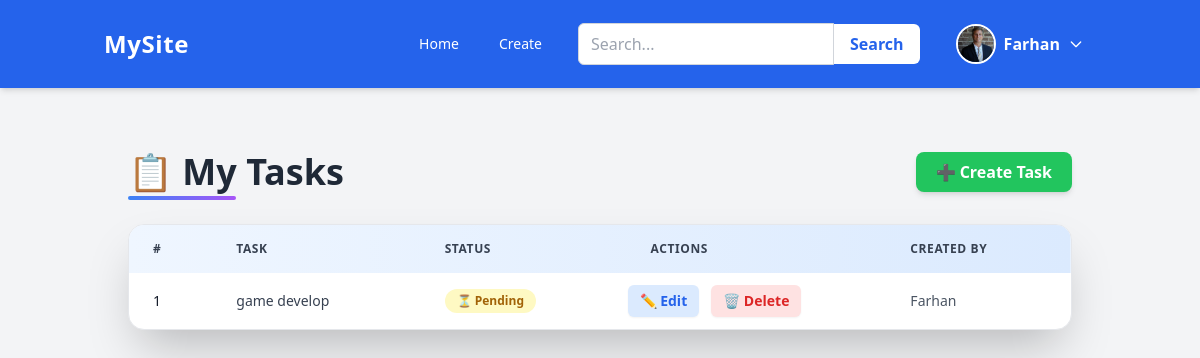
Page / (signed in) on the earlier database version.
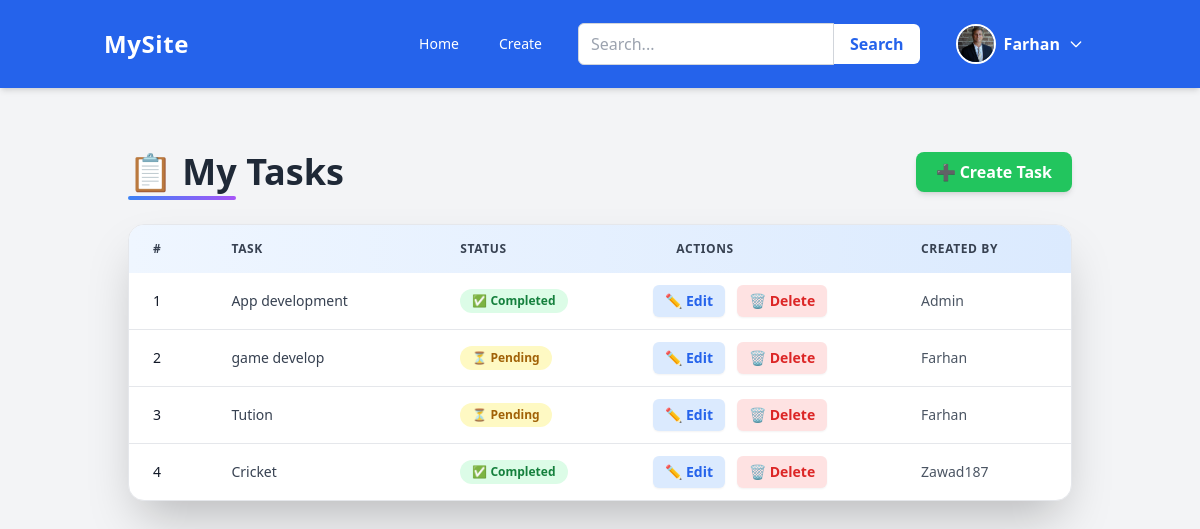
Same page on the later database version.
### task_app/models.py (models this page shows, shortened)
class Profile(models.Model):
    user = models.OneToOneField(User, on_delete=models.CASCADE)
    bio = models.TextField(blank=True)
    profile = models.ImageField(upload_to='profiles/', blank=True, null=True)

class Task(models.Model):
    user = models.ForeignKey(User, on_delete=models.CASCADE,null=True,blank=True)
    title = models.CharField(max_length=200)
    description = models.TextField()
    completed = models.BooleanField(default=False)

### task_app/views.py (the view)
# urls.py: path('', views.TaskList, name='task-list'),
@login_required
def TaskList(request):
    search_input = request.GET.get('search-area') or ''
    if request.user.is_superuser:
        task = Task.objects.all()
    else:
        task = Task.objects.filter(user=request.user)
    if search_input:
        task = task.filter(title__icontains=search_input)
    return render(request, 'todo_app_list.html', {'tasks': task, 'search_input': search_input})

### task_app/templates/todo_app_list.html (shortened to what this page needs)
{% extends 'base.html' %}
{% block content %}
  <div class="container mx-auto mt-10 px-4">
    <div class="flex items-center justify-between mb-8">
      <h2 class="text-4xl font-extrabold text-gray-800 relative inline-block">
        📋 My Tasks
        <span class="absolute -bottom-2 left-0 w-1/2 h-1 bg-gradient-to-r from-blue-500 to-purple-500 rounded-full"></span>
      </h2>
      <a href="{% url 'task-create' %}" class="bg-green-500 text-white px-5 py-2 rounded-lg font-semibold shadow-md transition-all duration-300 ease-in-out hover:bg-green-600 hover:shadow-lg hover:scale-105 hover:-translate-y-0.5 active:scale-95">➕ Create Task</a>
    </div>
    {% if tasks.exists %}
      <div class="bg-white rounded-2xl shadow-2xl overflow-hidden border border-gray-200 transition">
        <div class="overflow-x-auto">
          <table class="min-w-full text-sm text-gray-700">
            <thead>
              <tr class="bg-gradient-to-r from-blue-50 to-blue-100 text-gray-700 uppercase text-xs tracking-wider">
                <th class="py-4 px-6 text-left">#</th>
                <th class="py-4 px-6 text-left">Task</th>
                <th class="py-4 px-6 text-left">Status</th>
                <th class="py-4 px-6 text-left">Actions</th>
                <th class="py-4 px-6 text-left">Created By</th>
              </tr>
            </thead>
            <tbody class="divide-y divide-gray-200">
              {% for task in tasks %}
                <tr class="group hover:bg-gray-50 transition duration-300">
                  <td class="py-4 px-6 font-medium text-gray-900">{{ forloop.counter }}</td>
                  <td class="py-4 px-6 relative">
                    <span class="relative z-10">{{ task.title }}</span>
                  </td>
                  <td class="py-4 px-6">
                    {% if task.completed %}
                      <span class="inline-flex items-center px-3 py-1 rounded-full text-xs font-semibold bg-green-100 text-green-700 transition-all duration-500 cursor-pointer hover:bg-green-500 hover:text-white hover:scale-110 hover:shadow-lg">✅ Completed</span>
                    {% else %}
                      <span class="inline-flex items-center px-3 py-1 rounded-full text-xs font-semibold bg-yellow-100 text-yellow-700 transition-all duration-500 cursor-pointer hover:bg-yellow-500 hover:text-white hover:scale-110 hover:rotate-3 hover:shadow-lg">⏳ Pending</span>
                    {% endif %}
                  </td>
                  <td>
                    <div class="flex space-x-3">
                      <a href="{% url 'task-update' task.id %}" class="inline-flex items-center px-3 py-1.5 rounded-md text-sm font-semibold text-blue-600 bg-blue-100 hover:bg-blue-600 hover:text-white shadow-sm transition-all duration-300 ease-in-out hover:scale-105">✏️ Edit</a>
                      <a href="{% url 'task-delete' task.id %}" class="inline-flex items-center px-3 py-1.5 rounded-md text-sm font-semibold text-red-600 bg-red-100 hover:bg-red-600 hover:text-white shadow-sm transition-all duration-300 ease-in-out hover:scale-105">🗑️ Delete</a>
                    </div>
                  </td>
                  <td class="py-4 px-6 text-gray-600">{{ task.user.username }}</td>
                </tr>
              {% endfor %}
            </tbody>
          </table>
        </div>
      </div>
    {% else %}
      <p class="text-gray-500 text-center mt-6">No tasks found 🚫</p>
    {% endif %}
  </div>
{% endblock %}

### templates/base.html (shortened to what this page needs)
<!DOCTYPE html>
{% load static %}
<html lang="en">
<head>
  <script src="https://cdn.tailwindcss.com"></script>
</head>
<body class="bg-gray-100">
  <nav class="bg-blue-600 text-white shadow-md">
    <div class="container mx-auto flex flex-wrap justify-between items-center p-4">
      <a href="{% url 'task-list' %}" class="text-2xl font-bold tracking-wide hover:opacity-90 transition-opacity duration-200">
        MySite
      </a>
      {% if not signup %}
      <div class="hidden md:flex items-center space-x-6">
        <div class="flex space-x-4">
          <a href="{% url 'task-list' %}"
             class="relative group px-3 py-2 text-sm font-medium rounded-md transition hover:bg-blue-500 focus:outline-none">
            Home
          </a>
          <a href="{% url 'task-create' %}"
             class="relative group px-3 py-2 text-sm font-medium rounded-md transition hover:bg-blue-500 focus:outline-none">
            Create
          </a>
        </div>
        <form action="" method="get" class="flex items-center">
          <input type="text" name="search-area" placeholder="Search..." value="{{ search_input }}"
                 class="px-3 py-2 rounded-l-md border border-gray-300 focus:ring-2 focus:ring-blue-300 focus:outline-none text-black w-40 md:w-64 transition-all duration-200" />
          <button type="submit"
                  class="bg-white text-blue-600 hover:bg-gray-100 px-4 py-2 rounded-r-md font-semibold transition-all duration-200">
            Search
          </button>
        </form>
        {% if user.is_authenticated %}
        <div class="relative ml-4">
          <button id="menu-button" class="flex items-center space-x-2 focus:outline-none hover:bg-blue-500 px-3 py-2 rounded-md transition-all duration-200">
            <img src="{{ user.profile.profile.url }}" alt="{{ user.username }}"
                 class="w-10 h-10 rounded-full border-2 border-white object-cover" />
            <span class="font-semibold">{{ user.username }}</span>
            <svg id="menu-arrow" class="w-4 h-4 transition-transform duration-200" fill="none" stroke="currentColor" viewBox="0 0 24 24">
              <path stroke-linecap="round" stroke-linejoin="round" stroke-width="2" d="M19 9l-7 7-7-7" />
            </svg>
          </button>
        </div>
        {% endif %}
      </div>
      {% endif %}
    </div>
  </nav>
  <main class="container mx-auto p-6">
    {% block content %}
    {% endblock %}
  </main>
</body>
</html>

Differences in the rows shown:
now on this page (row unchanged): Task: title "App development", completed "✅ Completed", user.username "Admin"
added Task: title "Tution", completed "⏳ Pending", user.username "Farhan"
added Task: title "Cricket", completed "✅ Completed", user.username "Zawad187"
